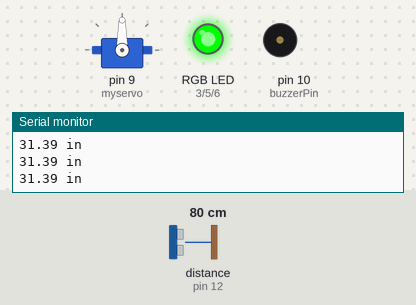
The sketch below on a simulated Arduino Uno, built with avr-gcc and run on an emulated ATmega328P. On the bench: servo, an RGB LED mixed from three pins (HIGH = lit), buzzer (waves = sounding), the last lines printed to the serial monitor. Wiring (inferred from the names in the program): ultrasonic range finder: trigger pin 11; echo pin 12. Inputs (shaded band) come from the test bench; at power-on: distance to the obstacle (sensor on pin 12) 80 cm. The echo pulse lasts 58.3 µs per cm; pins used as bus, display or sensor lines are not drawn.

Above: at 1.2 s.
1.3 s: distance to the obstacle (sensor on pin 12) set to 54 cm
2.8 s: distance to the obstacle (sensor on pin 12) set to 48 cm
At 3.7 s:
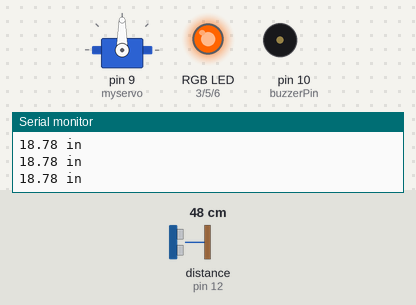
4.3 s: distance to the obstacle (sensor on pin 12) set to 26 cm
7.3 s: distance to the obstacle (sensor on pin 12) set to 21 cm
At 8.2 s:
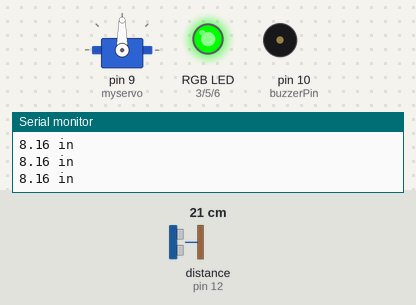
8.8 s: distance to the obstacle (sensor on pin 12) set to 18 cm
At 8.98 s:
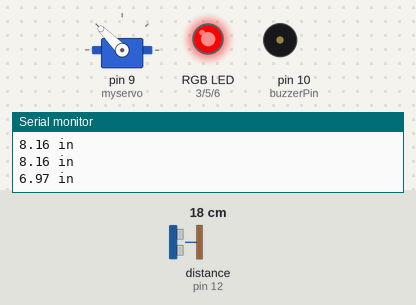
11.8 s: distance to the obstacle (sensor on pin 12) set to 35 cm
At 12.3 s:
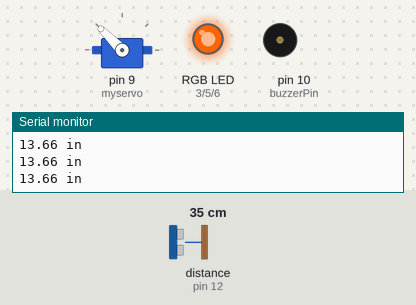
Timing chart, 0 to 14.3 s (numbered marks = the images above; inputs shaded):
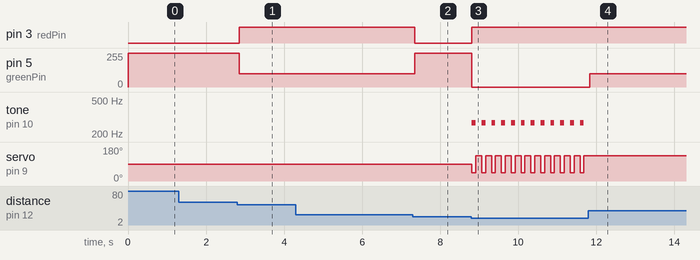

Measured:
- the behaviour switches between 52 and 51 cm on distance to the obstacle (sensor on pin 12) (found by bisection; images 0 and 1)
- the behaviour switches between 24 and 23 cm on distance to the obstacle (sensor on pin 12) (found by bisection; images 1 and 2)
- the behaviour switches between 21 and 20 cm on distance to the obstacle (sensor on pin 12) (found by bisection; images 2 and 3)
- after the input at 2.8 s, pin 3 (redPin): LOW → HIGH after 0.06 s; pin 5 (greenPin): 255/255 → 100/255 after 0.06 s
- after the input at 7.3 s, pin 3 (redPin): HIGH → LOW after 0.05 s; pin 5 (greenPin): 100/255 → 255/255 after 0.05 s
- after the input at 8.8 s, pin 3 (redPin): LOW → HIGH at once; pin 5 (greenPin): 255/255 → 0/255 at once; tone on pin 10 (buzzerPin): alternates 272 Hz for 0.10 s and silent for 0.15 s, starting at once; servo on pin 9 (myservo): alternates 135° for 0.15 s and 45° for 0.10 s, starting at once
- after the input at 11.8 s, pin 5 (greenPin): 0/255 → 100/255 at once; tone on pin 10 (buzzerPin): stops changing and stays silent; servo on pin 9 (myservo): stops changing and stays 135°

The sketch:

Circuit_3C-Cat_Alarm.ino
```cpp
/*
SparkFun Inventor’s Kit
Circuit 3C-Motion Alarm

Control the color of an RGB LED using an ultrasonic distance sensor. When an object is close to the sensor, buzz the buzzer and wiggle the servo motor.

This sketch was written by SparkFun Electronics, with lots of help from the Arduino community.
This code is completely free for any use.

View circuit diagram and instructions at: https://learn.sparkfun.com/tutorials/sparkfun-inventors-kit-experiment-guide---v40
Download drawings and code at: https://github.com/sparkfun/SIK-Guide-Code
*/

#include <Servo.h>                //include the servo library

const int trigPin = 11;           //connects to the trigger pin on the distance sensor
const int echoPin = 12;           //connects to the echo pin on the distance sensor

const int redPin = 3;
const int greenPin = 5;
const int bluePin = 6;

const int buzzerPin = 10;

float distance = 0;

Servo myservo;
void setup()
{
  Serial.begin (9600);

  pinMode(trigPin, OUTPUT);
  pinMode(echoPin, INPUT);


  pinMode(redPin, OUTPUT);
  pinMode(greenPin, OUTPUT);
  pinMode(bluePin, OUTPUT);

  pinMode(buzzerPin, OUTPUT);   //set the buzzer pin to output

  myservo.attach(9);            //use pin 9 to control the servo

}

void loop() {
  distance = getDistance();   //variable to store the distance measured by the sensor

  Serial.print(distance);     //print the distance that was measured
  Serial.println(" in");      //print units after the distance

  if(distance <= 8){

    //make the RGB LED red
    analogWrite(redPin, 255);
    analogWrite(greenPin, 0);
    analogWrite(bluePin, 0);

    //this code wiggles the servo and beeps the buzzer
    tone(buzzerPin, 272);
    myservo.write(45);
    delay(100);

    noTone(buzzerPin);
    myservo.write(135);
    delay(100);


  } else if(9 < distance && distance < 20){  //if the object is a medium distance

    //make the RGB LED yellow
    analogWrite(redPin,255);
    analogWrite(greenPin, 100);
    analogWrite(bluePin, 0);

  } else{                                     //if the object is far away

    //make the RGB LED green
    analogWrite(redPin, 0);
    analogWrite(greenPin, 255);
    analogWrite(bluePin, 0);
  }

  delay(50);      //delay 50ms between each reading
}

//------------------FUNCTIONS-------------------------------

//RETURNS THE DISTANCE MEASURED BY THE HC-SR04 DISTANCE SENSOR
float getDistance()
{
  float echoTime;                   //variable to store the time it takes for a ping to bounce off an object
  float calculatedDistance;         //variable to store the distance calculated from the echo time

  //send out an ultrasonic pulse that's 10ms long
  digitalWrite(trigPin, HIGH);
  delayMicroseconds(10);
  digitalWrite(trigPin, LOW);

  echoTime = pulseIn(echoPin, HIGH);


  calculatedDistance = echoTime / 148.0;

  return calculatedDistance;
}
```
